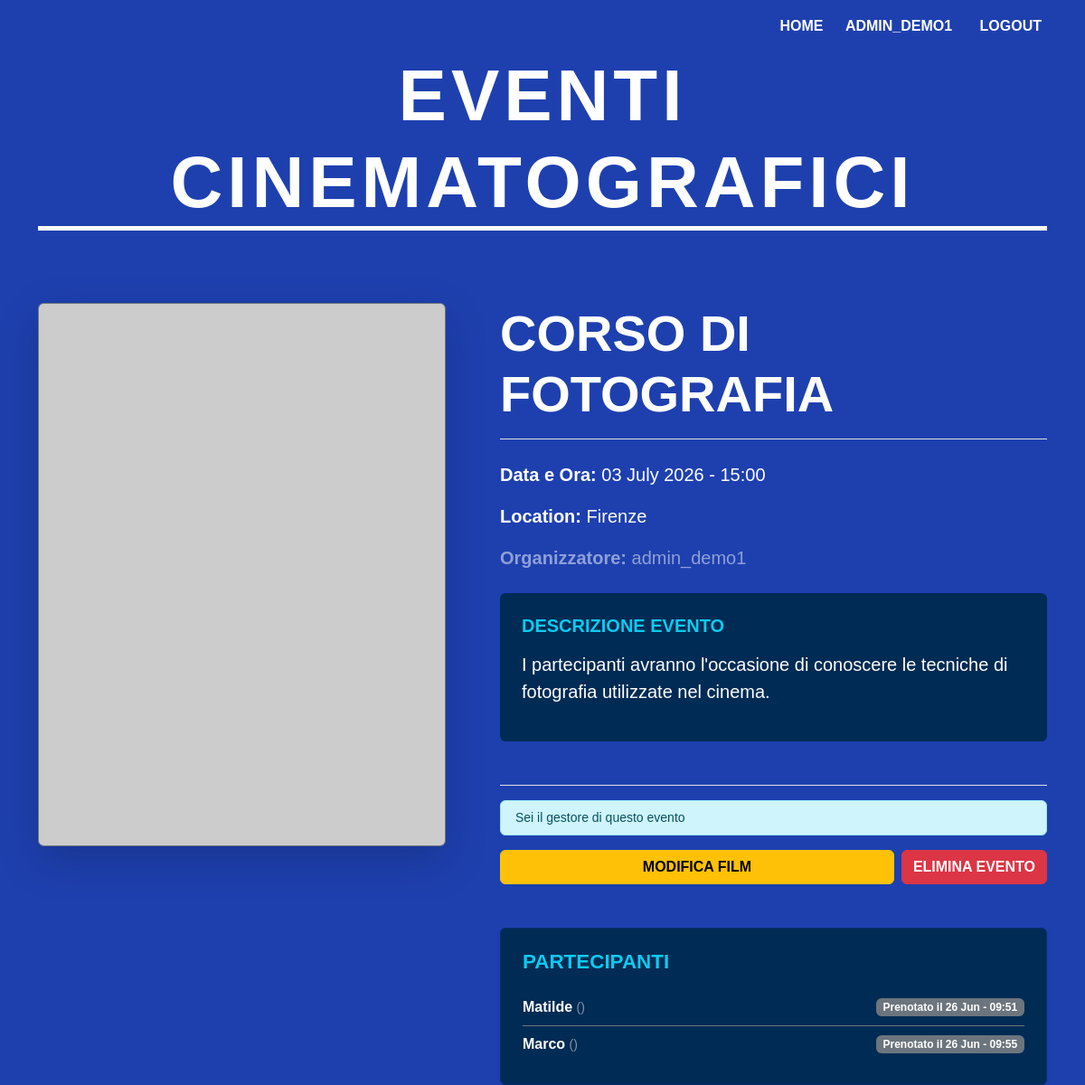
Page /7/ (signed in) on the committed database.
### accounts/models.py (models this page shows, shortened)
class CustomUser(AbstractUser):
    ROLE_CHOICES = (
    ('organizer', 'Organizer'),
    ('attendee', 'Attendee'),
    )
    email = models.EmailField(max_length=254, blank = True, null = True, verbose_name='Indirizzo Email')
    numero_telefono = models.CharField(max_length=10, blank=True, null=True, verbose_name="numero telefono")
    role = models.CharField(max_length=20, choices=ROLE_CHOICES, default='attendee', verbose_name='Ruolo')

### eventi/models.py (models this page shows, shortened)
class Event(models.Model):
    title = models.CharField(max_length=200)
    description = models.TextField()
    date = models.DateTimeField(null=True, blank=True)
    location = models.CharField(max_length=200, default="Location Principale")
    organizer = models.ForeignKey(
        settings.AUTH_USER_MODEL,
        on_delete=models.CASCADE,
        related_name='organized_events',
    )

class Registration(models.Model):
    user = models.ForeignKey(
        settings.AUTH_USER_MODEL,
        on_delete=models.CASCADE,
        related_name='registrations',
    )
    event = models.ForeignKey(
        Event,
        on_delete=models.CASCADE,
        related_name='event_participants',
    )
    registration_date = models.DateTimeField(auto_now_add=True)
    class Meta:
        unique_together = ('user', 'event')

### eventi/views.py (the view)
# urls.py: path('<int:pk>/', EventDetailView.as_view(), name='event_detail'),
class EventDetailView(DetailView):
    model = Event
    template_name = 'eventi/event_detail.html'
    context_object_name = 'event'
    def get_context_data(self, **kwargs):
        context = super().get_context_data(**kwargs)
        if self.request.user.is_authenticated:
            context['is_registered'] = Registration.objects.filter(
                user=self.request.user,
                event=self.get_object()
            ).exists()
        return context

### eventi/templates/eventi/event_detail.html (shortened to what this page needs)
{% extends 'eventi/base.html' %}
{% block content %}
<div class="row mt-5">
    <div class="col-md-5 mb-4 text-center">
        <img src="https://placehold.co/600x800/003366/ffffff?text={{ event.title }}" class="img-fluid rounded shadow-lg border border-secondary" alt="Locandina">
    </div>
    <div class="col-md-7 ps-md-5">
        <h1 class="display-4 fw-bold text-uppercase border-bottom pb-3 mb-4">{{ event.title }}</h1>
        <div class="mb-4">
            <p class="fs-5"><strong>Data e Ora:</strong> {{ event.date|date:"d F Y - H:i" }}</p>
            <p class="fs-5"><strong>Location:</strong> {{ event.location }}</p>
            <p class="fs-5 text-white-50"><strong>Organizzatore:</strong> {{ event.organizer.username }}</p>
        </div>
        <div class="mt-4 p-4 rounded" style="background-color: #002b54;">
            <h5 class="fw-bold mb-3 text-uppercase text-info">Descrizione Evento</h5>
            <p class="lead">{{ event.description }}</p>
        </div>
        <div class="mt-5 pt-3 border-top">
            {% if user.is_authenticated %}
                {% if user.role == 'attendee' %}
                    <div class="d-grid gap-2">
                    {% if is_registered %}
                        <div class="alert alert-success small py-2 mb-2 text-center fw-bold">Sei già prenotato per questo spettacolo!</div>
                        <form action="{% url 'eventi:cancel_registration' event.pk %}" method="post">
                            {% csrf_token %}
                            <button type="submit" class="btn btn-lg btn-danger fw-bold w-100">ANNULLA PRENOTAZIONE</button>
                        </form>
                    {% else %}
                        <form action="{% url 'eventi:book_event' event.pk %}" method="post">
                            {% csrf_token %}
                            <button type="submit" class="btn btn-lg btn-success fw-bold w-100">PRENOTA UN POSTO IN SALA</button>
                        </form>
                    {% endif %}
                    </div>
                {% elif user.role == 'organizer' and event.organizer == user %}
                    <div class="alert alert-info small py-2 mb-3">Sei il gestore di questo evento</div>
                    <div class="d-flex gap-2">
                        <a href="{% url 'eventi:event_update' event.pk %}" class="btn btn-warning flex-grow-1 fw-bold">MODIFICA FILM</a>
                        <form action="{% url 'eventi:event_delete' event.pk %}" method="post" style="display: inline;" onsubmit="return confirm('Vuoi eliminare il film?');">
                            <button type="submit" class="btn btn-danger fw-bold">ELIMINA EVENTO</button>
                        </form>
                    </div>
                {% endif %}
            {% else %}
                <div class="p-3 rounded text-center" style="background-color: #002b54;">
                    <a href="{% url 'login' %}" class="btn btn-sm btn-outline-light px-4">ACCEDI PER PRENOTARE</a>
                </div>
            {% endif %}
        </div>
        {% if user.is_authenticated and user.role == 'organizer' and event.organizer == user %}
        <div class="mt-5 p-4 rounded shadow-sm" style="background-color: #002b54; border: 1px solid #082f6f;">
            <h3 class="fw-bold text-uppercase text-info mb-3" style="font-size: 1.4rem;">Partecipanti</h3>
            {% if event.event_participants.all %}
                <ul class="list-group list-group-flush bg-transparent">
                {% for reg in event.event_participants.all %}
                    <li class="list-group-item bg-transparent text-white border-secondary d-flex justify-content-between align-items-center px-0">
                        <div><strong>{{ reg.user.username }}</strong> <span class="text-white-50 small">({{ reg.user.email }})</span></div>
                        <span class="badge bg-secondary">Prenotato il {{ reg.registration_date|date:"d M - H:i" }}</span>
                    </li>
                {% endfor %}
                </ul>
            {% else %}
                <p class="text-white-50 small mb-0">Nessuna prenotazione per questo evento</p>
            {% endif %}
        </div>
        {% endif %}
    </div>
</div>
{% endblock %}

### eventi/templates/eventi/base.html (shortened to what this page needs)
<!DOCTYPE html>
<html lang="it">
<head>
    <link href="https://cdn.jsdelivr.net/npm/bootstrap@5.3.8/dist/css/bootstrap.min.css" rel="stylesheet">
</head>
<body>
    <div class="container">
        <div class="top-nav">
            <a href="{% url 'eventi:event_list' %}">HOME</a>
            {% if user.is_authenticated %}
                <a href="{% url 'eventi:user_profile' %}"> {{ user.username|upper }}</a>
                <form method="post" action="{% url 'logout' %}" class="d-inline">
                    <button type="submit">LOGOUT</button>
                </form>
            {% else %}
                <a href="{% url 'login' %}">ACCEDI</a>
                <a href="{% url 'signup' %}">REGISTRATI</a>
            {% endif %}
        </div>
        <header class="text-center">
            <h1 class="cinema-header">Eventi Cinematografici</h1>
        </header>
        <main>
            {% block content %}
            {% endblock %}
        </main>
    </div>
</body>
</html>

### eventi/templates/eventi/base.html (style rules this page uses)
body { background-color: #1E40AF; color: #ffffff; font-family: 'Arial', sans-serif; }
.cinema-header { font-size: 5rem; font-weight: 900; letter-spacing: 5px; text-transform: uppercase; border-bottom: 5px solid #ffffff; margin-bottom: 2rem; display: inline-block; width: 100%; }
.top-nav { padding: 1rem 0; text-align: right; }
.top-nav a, .top-nav button { color: #ffffff; text-decoration: none; font-weight: bold; margin-left: 20px; background: none; border: none; }

### rows in the picture
CustomUser: username "ADMIN_DEMO1"
Event: title "CORSO DI FOTOGRAFIA", date "03 July 2026 - 15:00", location "Firenze", organizer.username "admin_demo1", description "I partecipanti avranno l'occasione di conoscere le tecniche di fotografia utilizzate nel cinema."
Registration: user.username "Matilde", registration_date "26 Jun - 09:51"
Registration: user.username "Marco", registration_date "26 Jun - 09:55"
